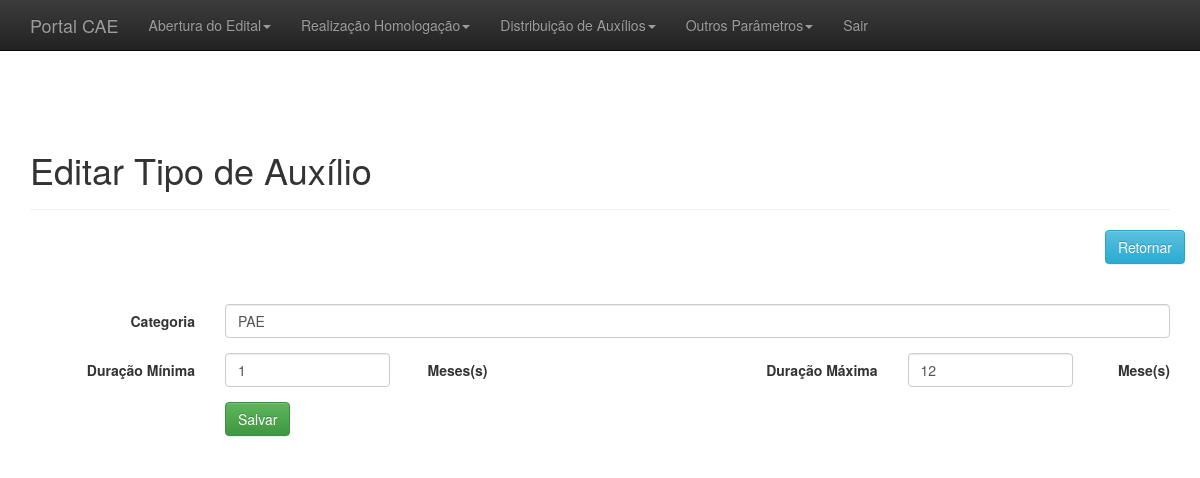
Screenshot of /adm/editar_tipoAuxilio.php?id=1 with the database file from the repository.
### tables this page shows
CREATE TABLE `tipoauxilio` (
  `id` int(11) NOT NULL,
  `categoria` varchar(45) NOT NULL,
  `duracaoMin` int(11) NOT NULL,
  `duracaoMax` int(11) NOT NULL
);

### adm/editar_tipoAuxilio.php (the view, shortened to what this page needs)
<?php
include_once("conexao.php");
include_once("header_adm.php");
include_once("menu_admin.php");
?>
<br>
<?php
$id = $_GET['id'];
$result = mysqli_query($conectar, "SELECT * FROM tipoauxilio where id = $id");
$resultado = mysqli_fetch_assoc($result);
?>
<br>
<div class="container theme-showcase" role="main">
	<div class="page-header">
        <h1>Editar Tipo de Auxílio</h1>
    </div>
	<div class="row espaco">
		<div class="pull-right">
			<a href='listar_tipoAuxilio.php'><button type='button' class='btn btn-info'>Retornar</button></a>
		</div>
	</div>
<br>
<div class="row">
	<div class="col-md-12">
		<form class="form-horizontal" method = "POST" action = "processa/proc_edit_tipoAuxilio.php">
			<div class="form-group">
				<label for="inputEmail3" class="col-sm-2 control-label">Categoria</label>
				<div class="col-sm-10">
					<input type="text" class="form-control" name="categoria" placeholder="" value = "<?php echo $resultado['categoria'];?>">
				</div>
			</div>
			<div class="form-group">
				<label for="inputEmail3" class="col-sm-2 control-label">Duração Mínima</label>
				<div class="col-sm-2">
					<input type="text" class="form-control" name="duracaoMin" id="duracaoMin" placeholder="" value = "<?php echo $resultado['duracaoMin'];?>">
				</div>
				<label for="inputEmail3" class="col-sm-1 control-label">Meses(s)</label>
				<label for="inputEmail3" class="col-sm-4 control-label">Duração Máxima</label>
				<div class="col-sm-2">
					<input type="text" class="form-control" name="duracaoMax" id="duracaoMax" placeholder="" value = "<?php echo $resultado['duracaoMax'];?>">
				</div>
				<label for="inputEmail3" class="col-sm-1 control-label">Mese(s)</label>
			</div>
			<div class="form-group">
				<div class="col-sm-offset-2 col-sm-10">
					<button type="submit" class="btn btn-success">Salvar</button>
				</div>
			</div>
		</form>
	</div>
</div>
<?php
include_once("footer_adm.php");
?>

### adm/css/theme.css (style rules this page uses)
body { padding-top: 70px; padding-bottom: 30px; }
.espaco { margin-bottom:20px; }

### rows the page displays
tipoauxilio: categoria "PAE", duracaoMin "1", duracaoMax "12"
